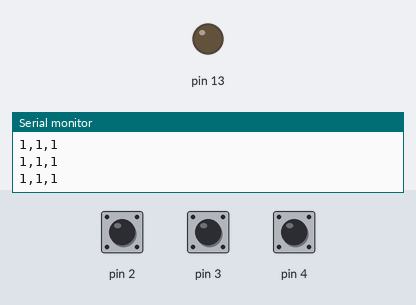
A sketch run on a simulated Arduino Uno, built with avr-gcc and run on an emulated ATmega328P. Parts: output pins drawn as LEDs (lit = HIGH), the last lines printed to the serial monitor. Inputs (shaded band) come from the test bench; at power-on: pin 2 HIGH, pin 3 HIGH, pin 4 HIGH.

Above: at 1.2 s.
1.3 s: pin 2 pulled LOW for 0.15 s
At 1.5 s:
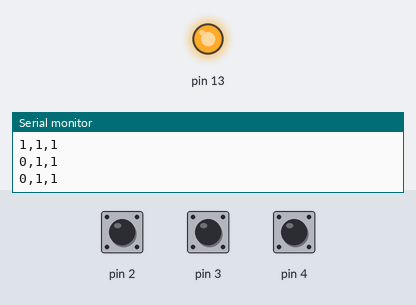
3.1 s: pin 2 pulled LOW for 3.2 s
At 7.5 s:
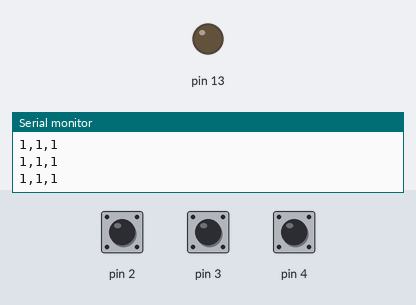
7.9 s: pin 3 pulled LOW for 3.2 s
At 8.9 s:
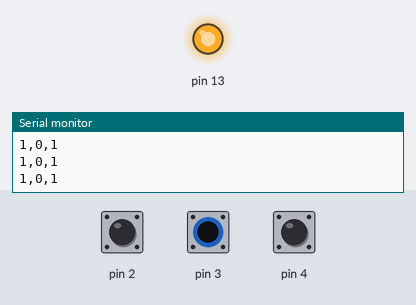
Timing chart, 0 to 12.7 s (numbered marks = the images above; inputs shaded):
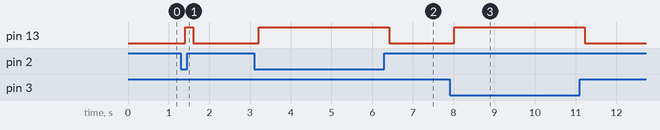

Measured:
- after the input at 1.3 s, pin 13: LOW → HIGH after 0.10 s, → LOW 0.20 s later
- after the input at 3.1 s, pin 13: LOW → HIGH after 0.11 s, → LOW 3.2 s later
- after the input at 7.9 s, pin 13: LOW → HIGH after 0.12 s, → LOW 3.2 s later

The sketch:

Exp3_Lab1_ArduinotoProcessing_ASCII_3DigitalValues.ino
```cpp
/*
   DIGF 6037 Creation & Computation
   Kate Hartman & Nick Puckett
   Experiment 3 - Lab 1
   Arduino to Processing - sending value for (3) digital values

   Circuit:
   switch connected to pin 2 and ground
   switch connected to pin 3 and ground
   switch connected to pin 4 and ground
*/

int switch1val;
int switch2val;
int switch3val;

void setup() {
  //start serial connection
  Serial.begin(9600);
  //configure pins as inputs and enable the internal pull-up resistor
  //this helps to simpify the physical circuit
  pinMode(2, INPUT_PULLUP);
  pinMode(3, INPUT_PULLUP);
  pinMode(4, INPUT_PULLUP);
  pinMode(13, OUTPUT);

}

void loop() {
  // read the switch value
  switch1val = digitalRead(2);
  // print out the switch value
  Serial.print(switch1val);
  // print a comma to separate the values
  Serial.print(",");

  // read the switch value
  switch2val = digitalRead(3);
  // print out the switch value
  Serial.print(switch2val);
  // print a comma to separate the values
  Serial.print(",");

  // read the switch value
  switch3val = digitalRead(4);
  // print out the switch value and add a line break
  Serial.println(switch3val);

  delay(100); // the delay is necessary for the serial communication

  // Turn on the built in LED any time any of the switches are activated
  if (switch1val == LOW || switch2val == LOW || switch3val == LOW) {
    digitalWrite(13, HIGH);
  } else {
    digitalWrite(13, LOW);
  }
}
```
